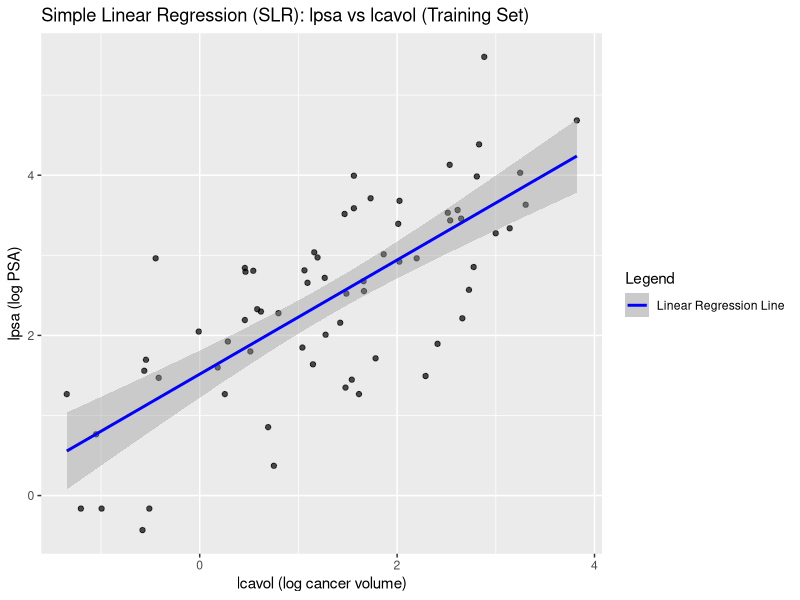
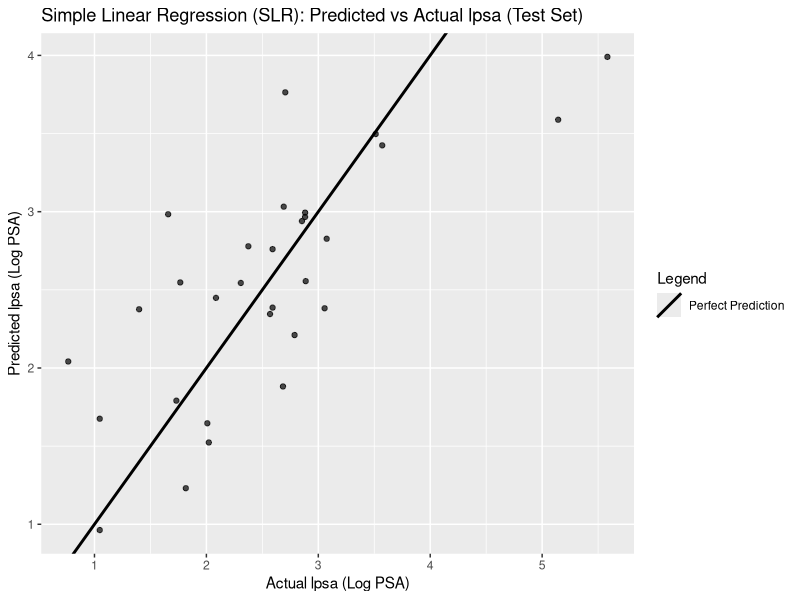
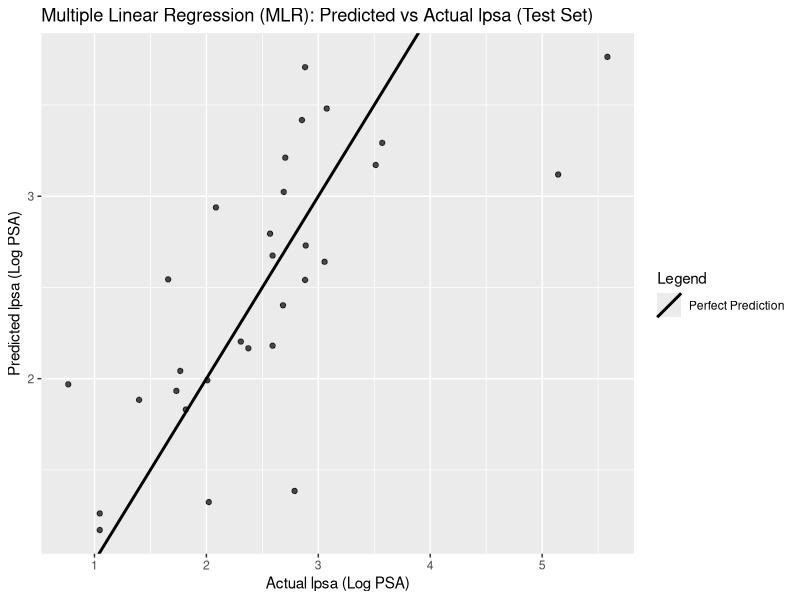
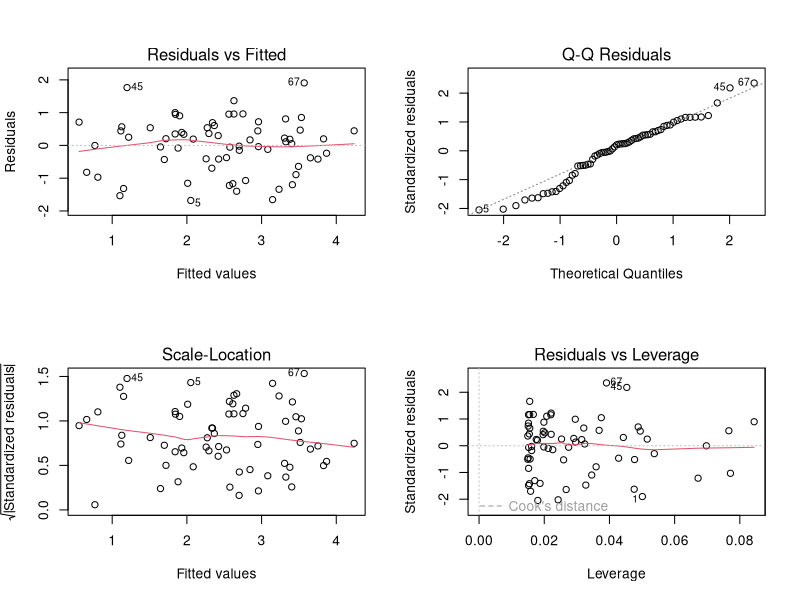
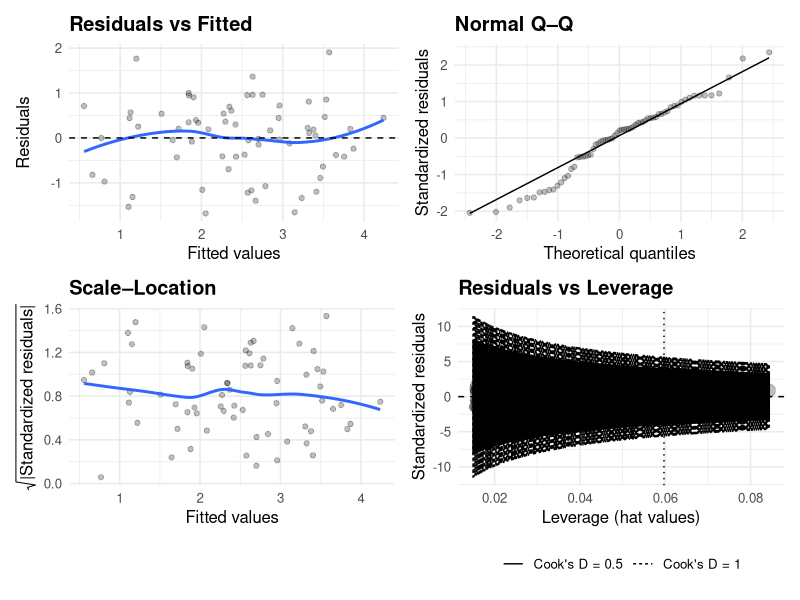
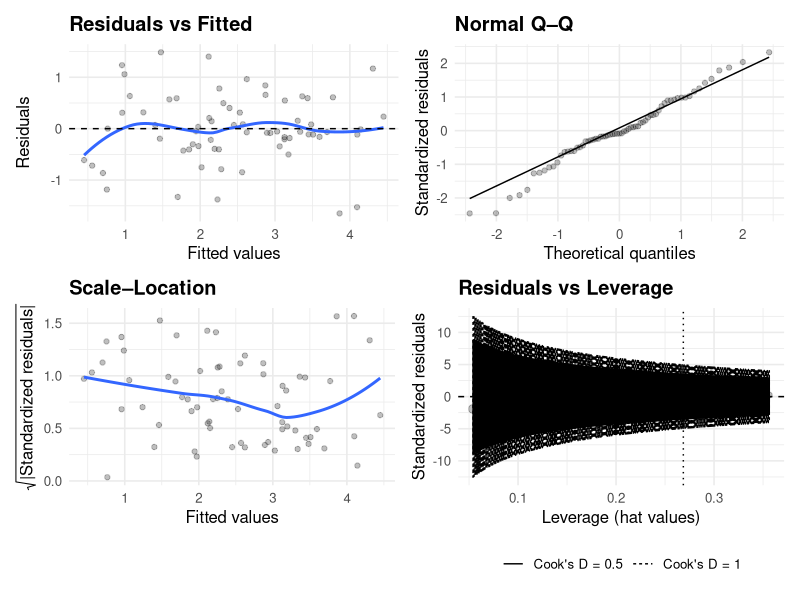
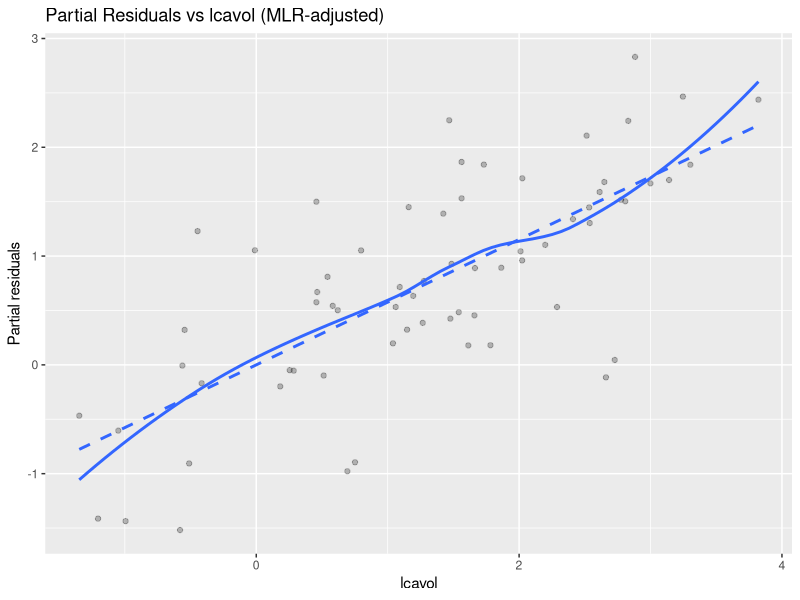
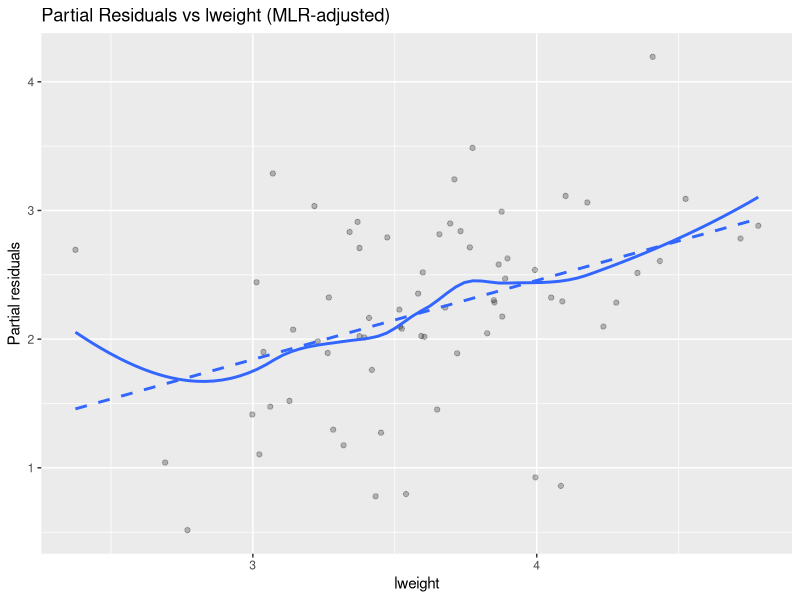

Recreate these plots in R, in order.
# Load libraries
library(tidyverse)
library(caret)
library(ggplot2)
library(broom)
library(dplyr)
library(ggrepel)
library(patchwork)
library(lmtest)

# Load data
df <- read_csv("prostate.csv")

# Split data into training and test sets
train_df <- df %>% filter(train == TRUE)
test_df  <- df %>% filter(train == FALSE)

# Validate ntrain and ntest
ntrain <- nrow(train_df)
ntest  <- nrow(test_df)
ntrain
ntest

# Separate train/test predictors (X) and response (y)
y_train <- train_df$lpsa
y_test  <- test_df$lpsa

# Filter out non-predictor columns
X_train <- train_df %>%
  select(-lpsa, -train, -id)
X_test <- test_df %>%
  select(-lpsa, -train, -id)

# Validate
dim(X_train)
length(y_train)
dim(X_test)
length(y_test)

# Simple Linear Regression (SLR) with the lcavol predictor
slr_fit <- lm(lpsa ~ lcavol, data = train_df)
summary(slr_fit)

# Plot SLR results on training set
ggplot(train_df, aes(x = lcavol, y = lpsa)) +
  geom_point(alpha = 0.7) +
  geom_smooth(
    aes(color = "Linear Regression Line"),
    method = "lm",
    se = TRUE,
    level = 0.95
  ) +
  scale_color_manual(values = c("Linear Regression Line" = "blue")) +
  labs(
    title = "Simple Linear Regression (SLR): lpsa vs lcavol (Training Set)",
    x = "lcavol (log cancer volume)",
    y = "lpsa (log PSA)",
    color = "Legend"
  )


# Generate predictions using the SLR model
pred_test_slr <- predict(slr_fit, newdata = test_df)

# Evaluate SLR model performance on test set
rmse_slr <- RMSE(pred_test_slr, test_df$lpsa)
r2_slr   <- R2(pred_test_slr, test_df$lpsa)
rmse_slr #average prediction error in outcome units (lpsa)
r2_slr 

# Plot predicted vs actual for SLR model on test set
ref_line <- tibble(
  label = "Perfect Prediction",
  slope = 1,
  intercept = 0
)

tibble(
  actual = test_df$lpsa,
  predicted = as.numeric(pred_test_slr)
) %>%
  ggplot(aes(x = actual, y = predicted)) +
  geom_point(alpha = 0.7) +
  geom_abline(
    data = ref_line,
    aes(slope = slope, intercept = intercept, color = label),
    linewidth = 1
  ) +
  scale_color_manual(values = c("Perfect Prediction" = "black")) +
  labs(
    title = "Simple Linear Regression (SLR): Predicted vs Actual lpsa (Test Set)",
    x = "Actual lpsa (Log PSA)",
    y = "Predicted lpsa (Log PSA)",
    color = "Legend"
  )


# SLR Conclusion: The SLR model using lcavol as a predictor in the test set shows moderate 
# generalization performance on the test set, with RMSE (0.69) and R-squared (0.54) values.
# With a RMSE of 0.69 on lpsa which translates to about a multiplicative factor of 2 in relative PSA error, 
# we can capture the order of magnitude to reasonably separate low vs. high PSA, but yet, 
# we cannot reliably distinguish between 6 vs. 9 ng/mL PSA values for clinical decision-making.
# While the R2 tells us that lcavol explains a good portion of variability in lpsa, the remaining 46% remains unexplained. 
# These results indicate room for improvement with more predictors in Multiple Linear Regression (MLR) model.

# Multiple Linear Regression (MLR) with all predictors except id, train, and lpsa
mlr_fit <- lm(lpsa ~ lcavol + lweight + age + lbph + svi + lcp + gleason + pgg45, data = train_df)

# Coefficient estimates, standard errors, t-tests
summary(mlr_fit)$coefficients

# 95% confidence intervals for beta parameters
confint(mlr_fit, level = 0.95)

# Generate predictions using the MLR model
pred_test_mlr <- predict(mlr_fit, newdata = test_df)


# Evaluate MLR model performance on test set
rmse_mlr <- RMSE(pred_test_mlr, test_df$lpsa)
r2_mlr   <- R2(pred_test_mlr, test_df$lpsa)
rmse_mlr
r2_mlr

# MLR fit for top 3 predictors lcavol, svi, lweight
mlr_fit_best <- lm(lpsa ~ lcavol + svi + lweight, data = train_df)
pred_test_mlr_best <- predict(mlr_fit_best, newdata = test_df)
# Evaluate MLR (best 3 predictors: lcavol, lweight, svi) model performance on test set
rmse_mlr_best <- RMSE(pred_test_mlr_best, test_df$lpsa)
r2_mlr_best   <- R2(pred_test_mlr_best, test_df$lpsa)
rmse_mlr_best
r2_mlr_best

# Plot predicted vs actual for MLR model on test set
tibble(
  actual = test_df$lpsa,
  predicted = as.numeric(pred_test_mlr)
) %>%
  ggplot(aes(x = actual, y = predicted)) +
  geom_point(alpha = 0.7) +
  geom_abline(
    data = ref_line,
    aes(slope = slope, intercept = intercept, color = label),
    linewidth = 1
  ) +
  scale_color_manual(values = c("Perfect Prediction" = "black")) +
  labs(
    title = "Multiple Linear Regression (MLR): Predicted vs Actual lpsa (Test Set)",
    x = "Actual lpsa (Log PSA)",
    y = "Predicted lpsa (Log PSA)",
    color = "Legend"
  )

# MLR Conclusion: The MLR model using all predictors in the test set shows worse performance compared to the SLR.
# The RMSE increased from 0.6926 to 0.7220, and R-squared decreased from 0.5438 to 0.5052.
# Based on these metrics, the SLR explains more variance in the outcome than MLR and has lower prediction error.
# This suggests that adding more predictors introduced noise and overfitting rather than improving generalization. 


# Assumptions of Linear Regression: Normality, homoskedasticity, independence

# Create diagnostic plots using base R plotting
par(mfrow = c(2, 2)) # set plotting layout to 2x2
plot(slr_fit)  # residuals vs fitted, QQ plot, scale-location, leverage
par(mfrow = c(1, 1)) # reset plotting layout

# The built-in diagnostic plots are useful but can be improved with ggplot2 for better aesthetics and customization.
gg_lm_diagnostics <- function(fit, label_top = 5) {
  
  aug <- broom::augment(fit) %>%
    mutate(
      sqrt_abs_std_resid = sqrt(abs(.std.resid)),
      obs = row_number()
    )
  
  lab <- aug %>% slice_max(.cooksd, n = label_top)
  
  # Consistent theme
  theme_slide <- theme_minimal(base_size = 12) +
    theme(
      plot.title = element_text(face = "bold"),
      legend.position = "bottom"
    )
  
  # 1) Residuals vs Fitted
  p1 <- ggplot(aug, aes(.fitted, .resid)) +
    geom_point(alpha = 0.25) +
    geom_smooth(method = "loess", se = FALSE) +
    geom_hline(yintercept = 0, linetype = 2) +
    labs(title = "Residuals vs Fitted", x = "Fitted values", y = "Residuals") +
    theme_slide
  
  # 2) Normal Q–Q
  p2 <- ggplot(aug, aes(sample = .std.resid)) +
    stat_qq(alpha = 0.25) +
    stat_qq_line() +
    labs(title = "Normal Q–Q", x = "Theoretical quantiles", y = "Standardized residuals") +
    theme_slide
  
  # 3) Scale–Location
  p3 <- ggplot(aug, aes(.fitted, sqrt_abs_std_resid)) +
    geom_point(alpha = 0.25) +
    geom_smooth(method = "loess", se = FALSE) +
    labs(
      title = "Scale–Location",
      x = "Fitted values",
      y = expression(sqrt("|Standardized residuals|"))
    ) +
    theme_slide
  
  # 4) Residuals vs Leverage (+ Cook's contours)
  n <- nobs(fit)
  p <- length(coef(fit))
  cook_levels <- c(0.5, 1)
  
  cook_contour <- function(h, c, p) sqrt(c * p * (1 - h) / h)
  h_grid <- seq(max(1e-6, min(aug$.hat, na.rm = TRUE)),
                max(aug$.hat, na.rm = TRUE),
                length.out = 300)
  
  contour_df <- bind_rows(lapply(cook_levels, function(c) {
    data.frame(.hat = h_grid,
               y = cook_contour(h_grid, c, p),
               level = paste0("Cook's D = ", c))
  })) %>%
    bind_rows(lapply(cook_levels, function(c) {
      data.frame(.hat = h_grid,
                 y = -cook_contour(h_grid, c, p),
                 level = paste0("Cook's D = ", c))
    }))
  
  p4 <- ggplot(aug, aes(.hat, .std.resid)) +
    geom_point(aes(size = .cooksd), alpha = 0.25) +
    scale_size_continuous(range = c(1, 6), guide = "none") +
    geom_hline(yintercept = 0, linetype = 2) +
    geom_vline(xintercept = 2 * p / n, linetype = 3) +
    geom_line(
      data = contour_df,
      aes(.hat, y, linetype = level),
      inherit.aes = FALSE
    ) +
    scale_linetype_discrete(name = NULL) +
    ggrepel::geom_text_repel(
      data = lab,
      aes(label = obs),
      size = 3,
      max.overlaps = Inf
    ) +
    labs(title = "Residuals vs Leverage", x = "Leverage (hat values)", y = "Standardized residuals") +
    theme_slide
  
  # Return a 2×2 patchwork object (RStudio will print it automatically)
  (p1 | p2) / (p3 | p4)
}

# Plot diagnostics for SLR and MLR
gg_lm_diagnostics(slr_fit)
gg_lm_diagnostics(mlr_fit)

# Plot Residuals vs. lcavol, lweight, svi (partial residuals)
aug <- augment(mlr_fit)

beta_lcavol <- coef(mlr_fit)["lcavol"]
beta_lweight <- coef(mlr_fit)["lweight"]
beta_svi <- coef(mlr_fit)["svi"]

# Partial residuals vs lcavol
aug %>%
  mutate(partial_resid_lcavol = .resid + beta_lcavol * lcavol) %>%
  ggplot(aes(lcavol, partial_resid_lcavol)) +
  geom_point(alpha = 0.25) +
  geom_smooth(method = "loess", se = FALSE) +
  geom_smooth(method = "lm", se = FALSE, linetype = 2) +
  labs(
    title = "Partial Residuals vs lcavol (MLR-adjusted)",
    x = "lcavol",
    y = "Partial residuals"
  )

# Partial residuals vs lweight
aug %>%
  mutate(partial_resid_lweight = .resid + beta_lweight * lweight) %>%
  ggplot(aes(lweight, partial_resid_lweight)) +
  geom_point(alpha = 0.25) +
  geom_smooth(method = "loess", se = FALSE) +
  geom_smooth(method = "lm", se = FALSE, linetype = 2) +
  labs(
    title = "Partial Residuals vs lweight (MLR-adjusted)",
    x = "lweight",
    y = "Partial residuals"
  )

# Partial residuals vs svi
aug %>%
  mutate(partial_resid_svi = .resid + beta_svi * svi) %>%
  ggplot(aes(svi, partial_resid_svi)) +
  geom_point(alpha = 0.25) +
  geom_smooth(method = "lm", se = FALSE, linetype = 2) +
  labs(
    title = "Partial Residuals vs svi (MLR-adjusted)",
    x = "svi",
    y = "Partial residuals"
  )


# # --- Normality test (Shapiro–Wilk) ---
# # H0: errors are normally distributed
# #shapiro.test(resid(fit1)): will give an error, because it 
# #cannot handle more than 5000 residuals.
# 
# set.seed(210)
# # For large datasets, sample 5000 residuals for the test
# n <- length(res)
# shapiro.test(sample(resid(mlr_fit), size = min(5000, n)))
# 
# 
# # --- Homoskedasticity test (Breusch–Pagan) ---
# # H0: Var(eps_i | x_i) = constant (sigma^2)
# bptest(mlr_fit)
# 
# # --- Independence / autocorrelation (Durbin–Watson) ---
# # NOTE: DW is meaningful for ordered observations (e.g., time series).
# # Here, recordings come from multiple subjects over time.
# # A simple illustration: sort within subject by test_time.
# pd_ord <- pd %>%
#   arrange(subject., test_time)
# 
# fit1_ord <- lm(total_UPDRS ~ PPE, data = pd_ord)
# dwtest(fit1_ord)
# 
# # --- Addressing non-normality: Box–Cox transformation ---
# # Requires strictly positive response; total_UPDRS is nonnegative in practice.
# min(pd$total_UPDRS)
# 
# # Estimate lambda by maximizing the profile log-likelihood
# bc <- boxcox(fit1, lambda = seq(-2, 2, by = 0.05), plotit = TRUE)
# lambda_hat <- bc$x[which.max(bc$y)]
# lambda_hat
# 
# # Transform the response using Box–Cox definition
# boxcox_transform <- function(y, lambda) {
#   if (abs(lambda) < 1e-8) return(log(y))
#   (y^lambda - 1) / lambda
# }
# 
# # Apply transformation
# pd$Y_bc <- boxcox_transform(pd$total_UPDRS, lambda_hat)
# 
# # Fit linear model with transformed response
# fit1_bc <- lm(Y_bc ~ PPE, data = pd)
# summary(fit1_bc)
# 
# # Compare diagnostics pre/post transformation
# par(mfrow = c(2, 2)) # set plotting layout to 2x2
# plot(fit1) # original
# plot(fit1_bc) # Box–Cox transformed
# par(mfrow = c(1, 1)) # reset plotting layout